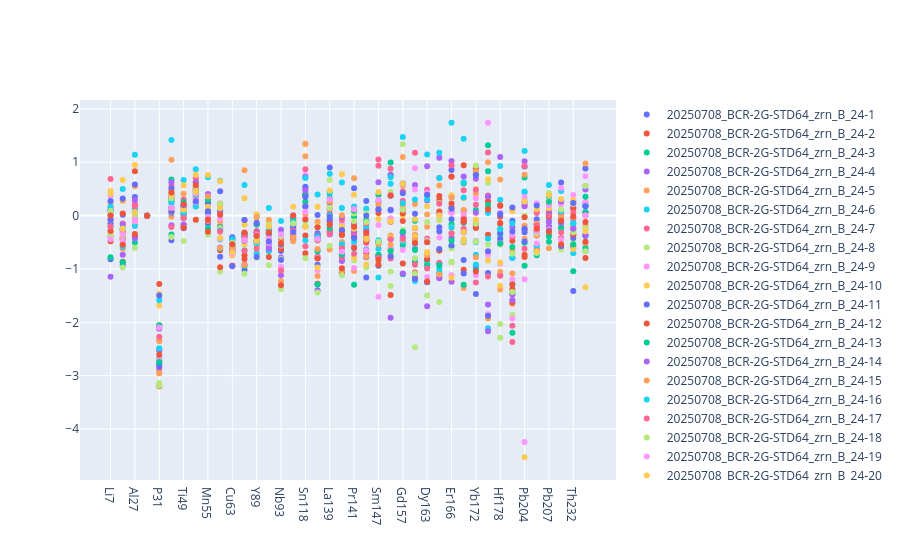

The cell this chart's notebook holds for it:
### Code cell
fig = go.Figure()
for ii, row in trace_df.iterrows():
    # hoverlabel
    fig.add_trace(go.Scatter(
        x = row[row.index.str.contains(plotvar)].index.str.replace(plotvar, ''),
        y = row[row.index.str.contains(plotvar)], mode = 'markers',
        name = row['Analysis_#'],
        ))
fig.show()
